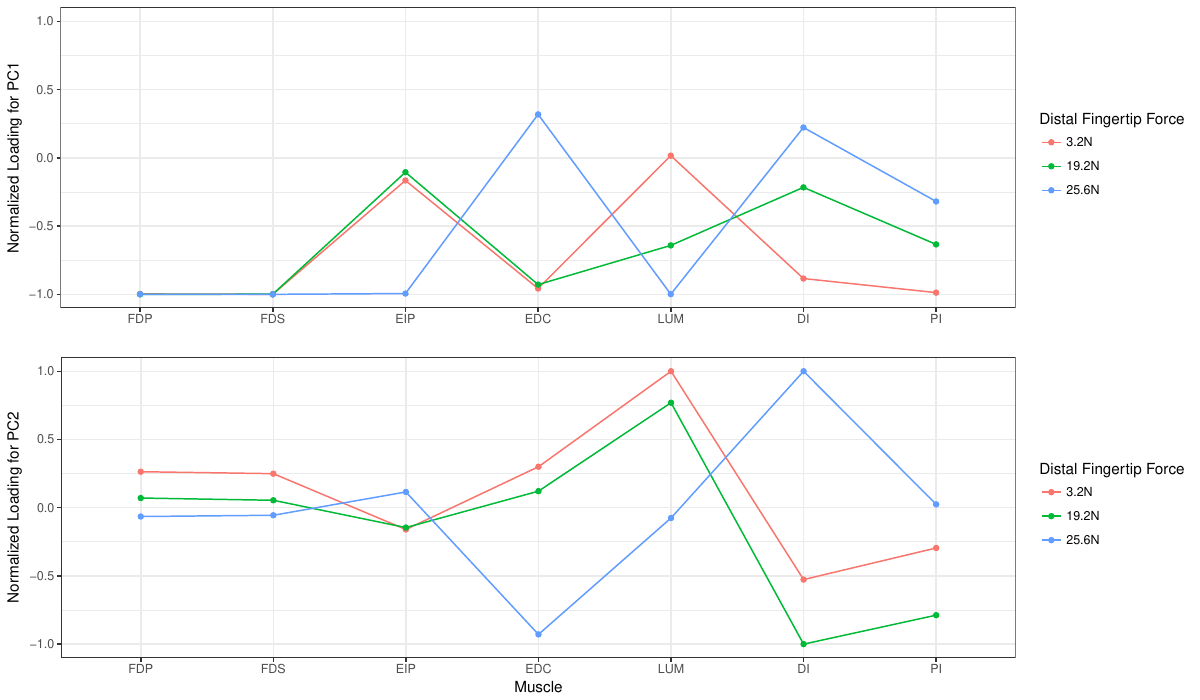

Recreate this plot in R.
	library(gridExtra)
library(MASS)

source('pca_analysis.R')

main <- function(){

	blank_col_hitrun_data <- lapply(csv_filename_list(), read.csv, header=FALSE)
	list_of_hitrun_dataframes <- lapply(blank_col_hitrun_data, add_finger_muscle_name_cols)
	list_of_pc1_loadings <- lapply(list_of_hitrun_dataframes, get_loadings_for_PC, 1)
	list_of_pc2_loadings <- lapply(list_of_hitrun_dataframes, get_loadings_for_PC, 2)

	pc1_loadings_at_3_newtons <- list_of_pc1_loadings[[2]]
	row.names(pc1_loadings_at_3_newtons) <- "pc1_loadings_at_3_newtons"
	pc1_loadings_at_19_newtons <- list_of_pc1_loadings[[8]]
	row.names(pc1_loadings_at_19_newtons) <- "pc1_loadings_at_19_newtons"
	pc1_loadings_at_25_newtons <- list_of_pc1_loadings[[10]]
	row.names(pc1_loadings_at_25_newtons) <- "pc1_loadings_at_25_newtons"
	pc2_loadings_at_3_newtons <- list_of_pc2_loadings[[2]]
	row.names(pc2_loadings_at_3_newtons) <- "pc2_loadings_at_3_newtons"
	pc2_loadings_at_19_newtons <- list_of_pc2_loadings[[8]]
	row.names(pc2_loadings_at_19_newtons) <- "pc2_loadings_at_19_newtons"
	pc2_loadings_at_25_newtons <- list_of_pc2_loadings[[10]]
	row.names(pc2_loadings_at_25_newtons) <- "pc2_loadings_at_25_newtons"

	pc1_loadings_list <- do.call(rbind, list(
		pc1_loadings_at_3_newtons,
		pc1_loadings_at_19_newtons,
		pc1_loadings_at_25_newtons))
	pc2_loadings_list <- do.call(rbind, list(
		pc2_loadings_at_3_newtons,
		pc2_loadings_at_19_newtons,
		pc2_loadings_at_25_newtons))

	require(plyr)
	scaled_pc1_loadings_list <- adply(pc1_loadings_list, 1, function(x) divide_vector_by_max_of_vectors_abs_value(x))
	scaled_pc2_loadings_list <- adply(pc2_loadings_list, 1, function(x) divide_vector_by_max_of_vectors_abs_value(x))
	pc1_plot <- pc_loadings_parcoord(scaled_pc1_loadings_list) +
	 labs(y="Normalized Loading for PC1", x="") +
	 scale_colour_discrete(name  ="Distal Fingertip Force", labels=c("3.2N", "19.2N", "25.6N")) + ylim(-1.0,1.0)
	pc2_plot <- pc_loadings_parcoord(scaled_pc2_loadings_list) +
	labs(x = "Muscle", y="Normalized Loading for PC2")+
	 scale_colour_discrete(name  ="Distal Fingertip Force", labels=c("3.2N", "19.2N", "25.6N")) +
	 ylim(-1.0,1)

	combined_plot <- grid.arrange(pc1_plot,pc2_plot, ncol=1)
	ggsave('pca_loadings_as_force_increases.pdf', combined_plot, width=12, height = 7, units="in")


}
main()